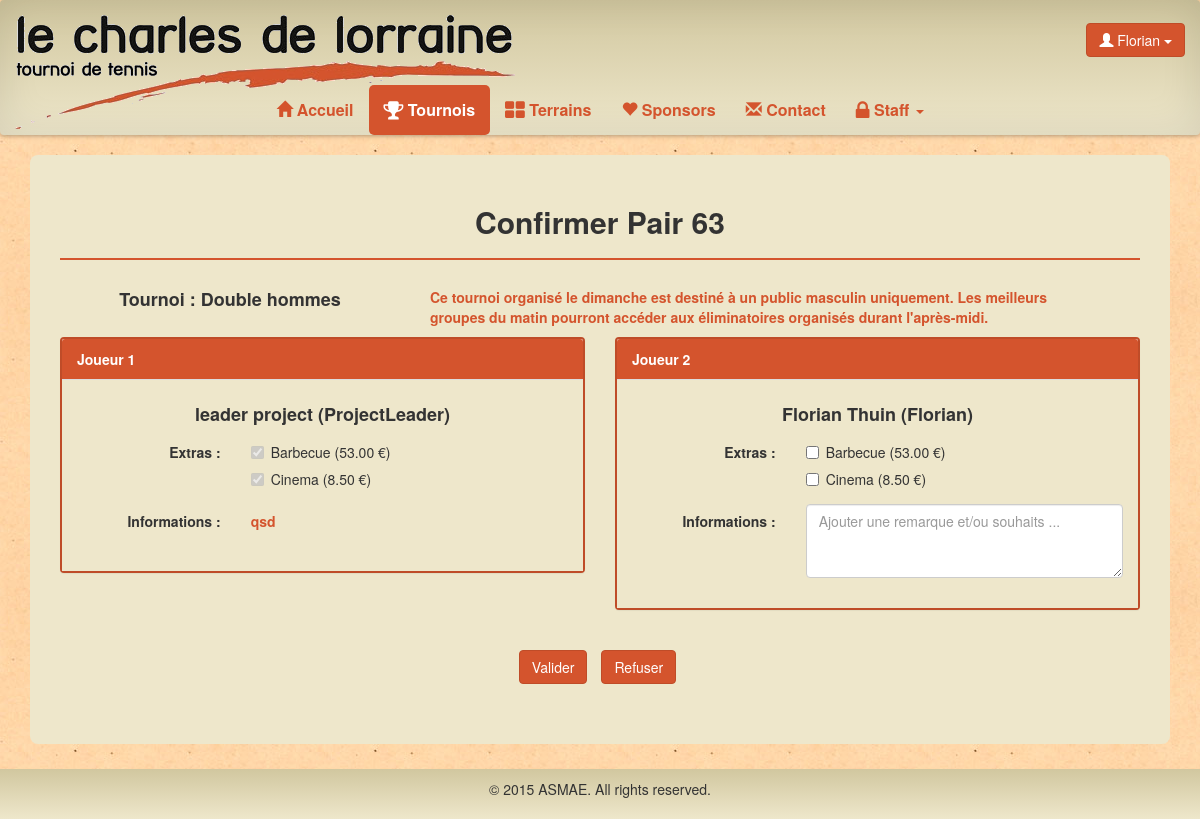
The app's page /tennis/tournoi/confirmer/Pair/63 (signed in) with its own data.
### tennis/models.py (models this page shows, shortened)
class Pair(models.Model):
	id = models.AutoField(primary_key=True)
	tournoi = models.ForeignKey(Tournoi)
	group = models.ForeignKey(Group, null=True, default=None)
	user1 = models.ForeignKey(User, related_name='user1')
	user2 = models.ForeignKey(User, related_name='user2')
	extra1 = models.ManyToManyField(Extra, related_name='extra1')
	extra2 = models.ManyToManyField(Extra, related_name='extra2')
	comment1 = models.TextField(null=True)
	comment2 = models.TextField(null=True)
	confirm = models.BooleanField(default=False)
	valid = models.BooleanField(default=False)
	pay = models.BooleanField(default=False)

class Tournoi(models.Model):
	nom = models.CharField(max_length=50,primary_key=True)
	description = models.TextField(null=True)
	jour = models.CharField(max_length=50)

class Participant(models.Model):
	user = models.OneToOneField(User,null=True)
	titre = models.CharField(max_length=5)
	nom = models.CharField(max_length=30)
	prenom = models.CharField(max_length=30)
	rue = models.CharField(max_length=100)
	numero = models.CharField(max_length=10)
	boite = models.CharField(max_length=10,null=True)
	codepostal = models.CharField(max_length=10)
	localite = models.CharField(max_length=30)
	telephone = models.CharField(max_length=30,null=True)
	fax = models.CharField(max_length=30,null=True)
	gsm = models.CharField(max_length=30,null=True)
	datenaissance = models.DateTimeField(null=True)
	classement = models.CharField(max_length=10,null=True)
	oldparticipant = models.BooleanField(default=False)
	isGroupLeader = models.BooleanField(default=False)

class Extra(models.Model):
	id = models.AutoField(primary_key=True)
	nom = models.CharField(max_length=30)
	prix = models.DecimalField(max_digits=11,decimal_places=2)
	commentaires = models.TextField(null=True)

### tennis/views.py (the view, shortened to what this page needs)
# urls.py: url(r'^tournoi/confirmer/Pair/(\d+)$','confirmPair'),
def confirmPair(request,id):
	pair = Pair.objects.filter(id=id)
	if len(pair) <1:
		return redirect(reverse(tournoi))
	pair = Pair.objects.filter(id=id)[0]
	if pair.user2 != request.user:
		return redirect(reverse(tournoi))
	if request.user.is_authenticated():
		extra1 = pair.extra1.all()
		extranot1 = list()
		Ex = Extra.objects.all()
		for elem in Ex:
			contained = False
			for el in extra1:
				if elem.id == el.id:
					contained = True
			if contained == False:
				extranot1.append(Extra.objects.filter(id=elem.id)[0])
		return render(request,'tennis/confirmPair.html',locals())
	return redirect(reverse(home))

### tennis/templates/tennis/confirmPair.html (shortened to what this page needs)
{% extends "tennis/tournoi.html" %}
{% block body %}
<div class="container">
	<div class="content-box">
		<h2 class="center">Confirmer Pair {{ pair.id }}</h2>
		<hr class="line">
		<form class="form-horizontal" name="registerForm" role="form" method="post" action="{% url "tennis.views.confirmPair" pair.id %}"onsubmit="" >
			<div class="row">
				<div class="col-sm-4 col-sm-offset-0">
					<h4 class="center">Tournoi : {{ pair.tournoi.nom }}</h4>
				</div>
				<div class="col-sm-7">
					<p class="info">{{ pair.tournoi.description }}</p>
				</div>
			</div>
			<div class="row">
				<div class="col-sm-6">
					<div class="panel panel-default">
						<div class="panel-heading">Joueur 1</div>
						<div class="panel-body">
							<h4 class="center">{{ pair.user1.participant.prenom }} {{ pair.user1.participant.nom }} ({{ pair.user1.username }})</h4>
							<div class="form-group">
						      <label class="control-label col-sm-4" for="username">Extras : </label>
						      <div class="col-sm-8">
						      	{% for extra in extra1 %}
						      	<div class="checkbox">
							      <label><input type="checkbox" value="{{ extra.id }}" disabled checked>{{ extra.nom }} ({{ extra.prix }} €)</label>
							    </div>
							    {% endfor %}
						      </div>
						    </div>
							<div class="form-group">
						      <label class="info control-label col-sm-4" for="username">Informations : </label>
						      <div class="col-sm-8">
						      	<p class="info">{% if pair.comment1 %}{{ pair.comment1 }}{% else %} - {% endif %}</p>
						      </div>
						    </div>
						</div>
					</div>
				</div>
				<div class="col-sm-6">
					<div class="panel panel-default">
						<div class="panel-heading">Joueur 2</div>
						<div class="panel-body">
							<h4 class="center">{{ pair.user2.participant.prenom }} {{ pair.user2.participant.nom }} ({{ pair.user2.username }})</h4>
							<div class="form-group">
						      <label class="control-label col-sm-4" for="username">Extras : </label>
						      <div class="col-sm-8">
						      	{% for extra in extra1 %}
						      	<div class="checkbox">
							      <label><input type="checkbox" name="extra" value="{{ extra.id }}" >{{ extra.nom }} ({{ extra.prix }} €)</label>
							    </div>
							    {% endfor %}
						      </div>
						    </div>
							<div class="form-group">
						      <label class="info control-label col-sm-4" for="username">Informations : </label>
						      <div class="col-sm-8">
						      	<textarea class="form-control" rows="3" name="remarque" id="remarque" placeholder="Ajouter une remarque et/ou souhaits ..."></textarea>
						      </div>
						    </div>
						</div>
					</div>
				</div>
			</div>
			<ul class="list-inline text-center">
				<li>
					<button class="btn btn-default center-block" name="action" value="validate" style="margin-top:20px;">Valider</button>
				</li>
				<li>
					<button class="btn btn-default center-block" name="action" value="refuse" style="margin-top:20px;">Refuser</button>
				</li>
			</ul>
		</form>
	</div>
</div>
{% endblock %}

### tennis/templates/tennis/tournoi.html (shortened to what this page needs)
{% extends "tennis/base.html" %}
{% block nav-tournoi %}class="active"{% endblock %}

### tennis/templates/tennis/base.html (shortened to what this page needs)
<!DOCTYPE html>
<html lang="fr">
<head>
    {% load static from staticfiles %}
  <link rel="stylesheet" type="text/css" href="{% static 'tennis/css/tennis.css' %}">
  <link rel="stylesheet" href="http://maxcdn.bootstrapcdn.com/bootstrap/3.3.5/css/bootstrap.min.css">
  <link rel="stylesheet" href="https://maxcdn.bootstrapcdn.com/font-awesome/4.4.0/css/font-awesome.min.css">
</head>
<body>
      <nav class="effect6 navbar navbar-default" role="navigation">
        <div class="container-fluid">
          <div class="navbar-header" style="width:100%;">
            <a class="navbar-brand navbar-img" style="padding-bottom:70px;" href="{% url "tennis.views.home" %}"><img src="{% static 'tennis/img/logo.png' %}"></a>
            <div class="username btn-group pull-right navbar-btn">
              {% if user.is_authenticated %}
              <button class="btn btn-default dropdown-toggle" type="button" data-toggle="dropdown"><span class="glyphicon glyphicon-user" aria-hidden="true"></span> {{ user.username }}
                <span class="caret"></span></button>
              {% endif %}
            </div>
          </div>
          <div class="collapse navbar-collapse" id="bs-example-navbar-collapse-1">
            <ul class="nav navbar-nav">
              <li {% block nav-home %}{% endblock %}><a href="{% url "tennis.views.home" %}"><span class="glyphicon glyphicon-home" aria-hidden="true"></span> Accueil</a></li>
              {% if user.is_authenticated %}
              <li {% block nav-tournoi %}{% endblock %}><a href="{% url "tennis.views.tournoi" %}"><i class="fa fa-trophy fa-lg"></i> Tournois</a></li>
              <li {% block nav-terrain %}{% endblock %}><a href="{% url "tennis.views.terrain" %}"><i class="fa fa-th-large fa-lg"></i> Terrains</a></li>
              {% endif %}
              <li {% block nav-sponsors %}{% endblock %}><a href="{% url "tennis.views.sponsors" %}"><span class="glyphicon glyphicon-heart" aria-hidden="true"></span> Sponsors</a></li>
              <li {% block nav-contact %}{% endblock %}><a href="{% url "tennis.views.contact" %}"><span class="glyphicon glyphicon-envelope" aria-hidden="true"></span> Contact</a></li>
              {% if perms.auth.Staff %}
              <li {% block nav-staff %}class="dropdown"{% endblock %}><a class="dropdown-toggle" data-toggle="dropdown" href="#"><i class="fa fa-lock fa-lg"></i> Staff <span class="caret"></span></a>
              </li>
              {% endif %}
              </ul>
          </div>
        </div>
      </nav>
    <div class="demo">
      {% block body %}
     {% endblock %}
    </div>
    <div class="footer" id="foot01"></div>
</body>
</html

### tennis/static/tennis/css/tennis.css (style rules this page uses)
html { height: 100%; box-sizing: border-box; }
*, *:before, *:after { box-sizing: inherit; }
body { position: relative; margin: 0; padding-bottom: 6rem; min-height: 100%; font-family: "Helvetica Neue", Arial, sans-serif; }
body, html { background-image: url("../img/bg.jpg"); }
h1, h2, h3, h4, h5, h6 { font-weight: bold !important; }
nav { font-size: 16px; background-color: rgba(238, 231, 203, 1); background: -webkit-linear-gradient(top, rgba(209, 199, 159, 1) 0%, rgba(238, 231, 203, 1) 100%); background: linear-gradient(to bottom, rgba(209, 199, 159, 1) 0%, rgba(238, 231, 203, 1) 100%); border-bottom-width: 0px!important; border-width: 0px!important; }
.effect6 { position:relative; -webkit-box-shadow:0 1px 4px rgba(0, 0, 0, 0.3), 0 0 40px rgba(0, 0, 0, 0.1) inset; -moz-box-shadow:0 1px 4px rgba(0, 0, 0, 0.3), 0 0 40px rgba(0, 0, 0, 0.1) inset; box-shadow:0 1px 4px rgba(0, 0, 0, 0.3), 0 0 40px rgba(0, 0, 0, 0.1) inset; }
.effect6:before, .effect6:after { content:""; position:absolute; z-index:-1; -webkit-box-shadow:0 0 20px rgba(0,0,0,0.8); -moz-box-shadow:0 0 20px rgba(0,0,0,0.8); box-shadow:0 0 20px rgba(0,0,0,0.8); top:50%; bottom:0; left:10px; right:10px; -moz-border-radius:100px / 10px; border-radius:100px / 10px; }
.effect6:after { right:10px; left:auto; -webkit-transform:skew(8deg) rotate(3deg); -moz-transform:skew(8deg) rotate(3deg); -ms-transform:skew(8deg) rotate(3deg); -o-transform:skew(8deg) rotate(3deg); transform:skew(8deg) rotate(3deg); }
.navbar-default .navbar-brand { color: black !important; }
.navbar-default .navbar-nav > li > a { color: #D4542D !important; font-weight: bold; }
.navbar-default .navbar-nav > .active > a, .navbar-default .navbar-nav > .active > a:hover, .navbar-default .navbar-nav > .active > a:focus { color: white !important; background-color: #D4542D !important; border-radius: 5px; }
.username, .navbar-img { display: none !important; }
@media (min-width:768px) { .username, .navbar-img { display: inherit!important; float:right; padding-top:15px; text-align: right; } }
@media (min-width:768px) { .navbar-img { display: inherit; } }
@media (min-width:768px) { .navbar .navbar-nav { display: inline-block; float: none; vertical-align: top; } }
@media (min-width:768px) { .navbar .navbar-collapse { text-align: center; } }
.content-box { background-color: rgba(238, 231, 203, 1); border-radius: 8px; padding-top: 30px; padding-bottom: 50px; padding-right: 30px; padding-left: 30px; margin-bottom: 15px; }
.center { text-align:center; }
.btn-default { background-color: #D4542D !important; border-color: #BF4C28 !important; color:white !important; }
hr.line { border-color: #D4542D; border-width: 2px; }
textarea { resize: vertical; }
.panel-body { background-color: rgba(238, 231, 203, 1); }
.panel-heading { background-color: #D4542D !important; color: white !important; font-weight: bold; }
.panel-default { border: solid 2px #BF4C28 !important; }
p.info { padding-top: 7px; font-weight: bold; color: #D4542D; }
label.info { padding-top: 7px; text-align: right; }
.footer { position: absolute; right: 0; bottom: 0; left: 0; padding: 1rem; background-color: rgba(238, 231, 203, 1); background: -webkit-linear-gradient(top, rgba(209, 199, 159, 1) 0%, rgba(238, 231, 203, 1) 100%); background: linear-gradient(to bottom, rgba(209, 199, 159, 1) 0%, rgba(238, 231, 203, 1) 100%); text-align: center; }

### records on screen
Pair: id "63", tournoi.nom "Double hommes", tournoi.description "Ce tournoi organisé le dimanche est destiné à un public masculin uniquement. Les meilleurs groupes du matin pourront accéder aux éliminatoires organisés durant l'après-midi.", user1.participant.prenom "leader", user1.participant.nom "project", user1.username "ProjectLeader", comment1 "qsd", user2.participant.prenom "Florian", user2.participant.nom "Thuin", user2.username "Florian"
Extra: nom "Barbecue", prix "53.00"
Extra: nom "Cinema", prix "8.50"

### other values on screen
{{ user.username }} "Florian"
